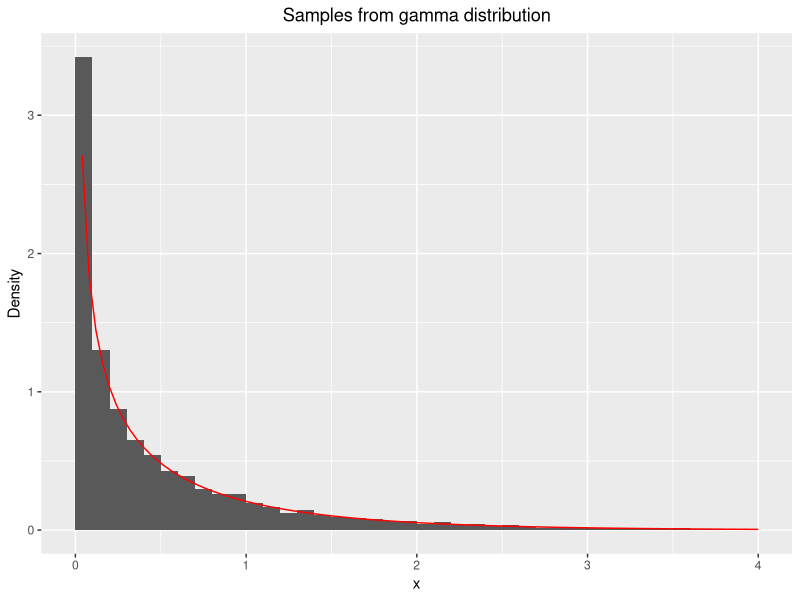
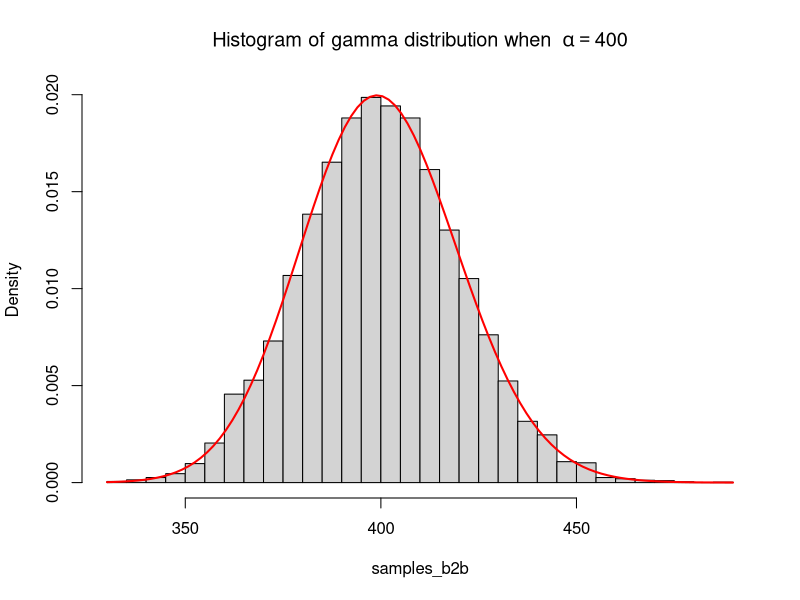
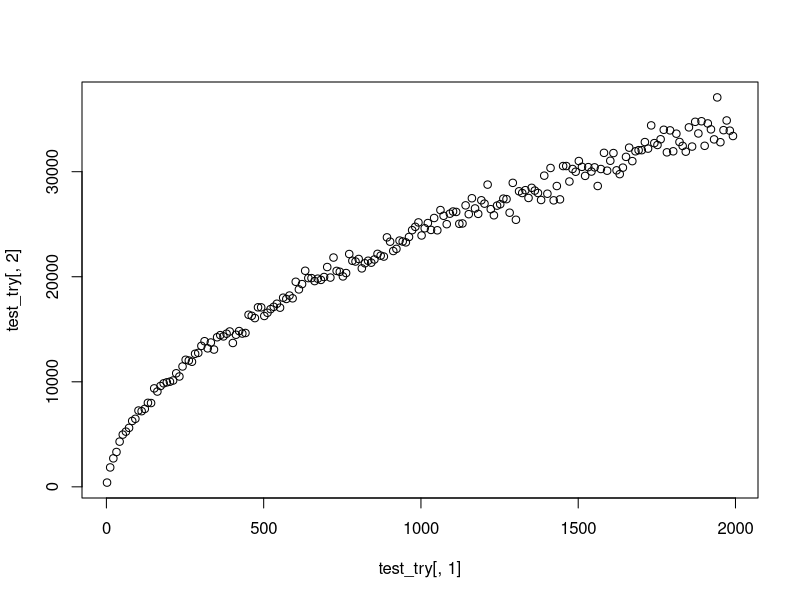
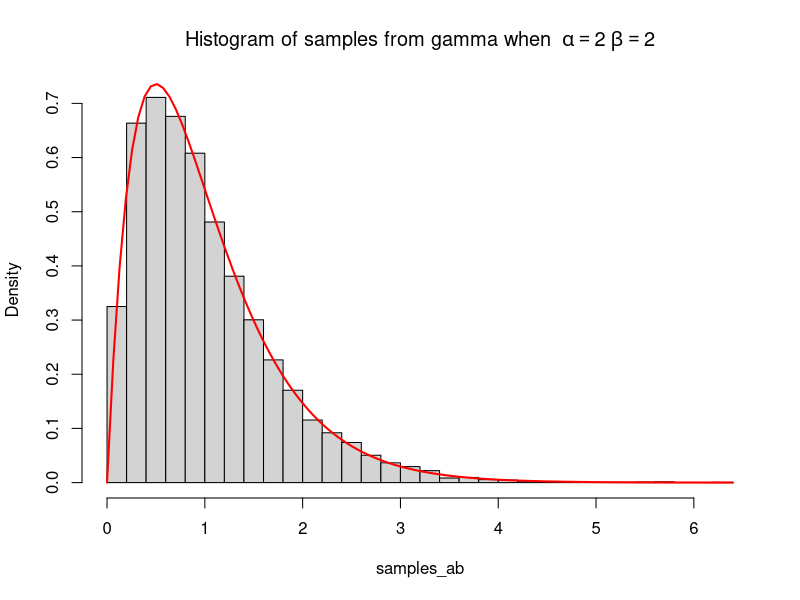
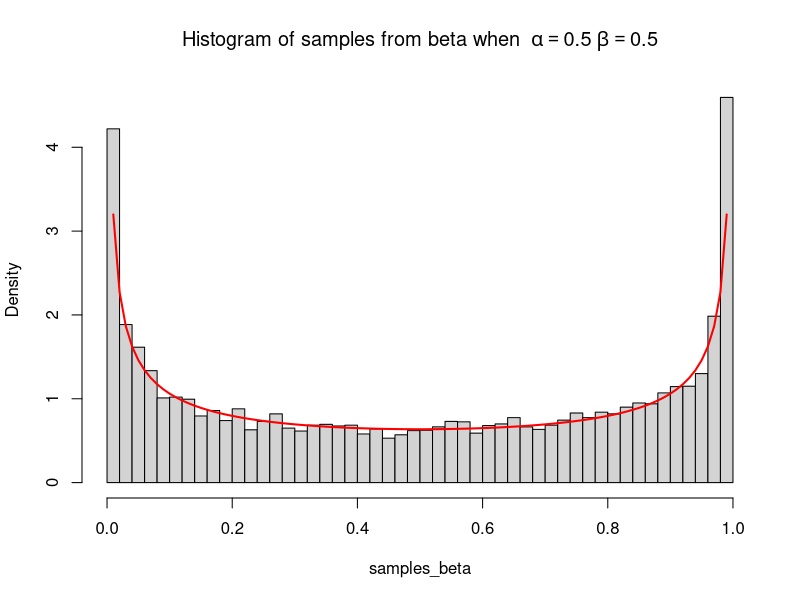

Write R code to recreate these figures, in order.
## ---- chunk 1
# f_b1 returns the value of f in this exercise, a gamma distribution
f_b1 <- function(alpha, x) {
  gamma = (1/gamma(alpha))*x^(alpha-1)*exp(-x)
  return((gamma)*(x>0))
}

# Delete this before the files are merges, only for help 
# alpha: parameter alpha
# n: number of samples to generate
# dist1 returns a vector of random numbers from the distribution g
dist1 <- function(alpha, n) {
   u <- runif(n)
   L = u<ca(alpha)/alpha
   res = c(1:n)*0
   res[L] = (u[L]*alpha/ca(alpha))^(1/alpha)
   res[!L] = -log((1-u[!L])/ca(alpha))
   return(list(res,u))
}

# g_test is the theoretical function to test the algorithm with 
g_test = function(alpha, x) {
  res = c(1:length(x))*0
  L = x<1&x>0
  res[L] = ca(alpha)*x[L]^(alpha-1)
  res[!L] = ca(alpha)*exp(-x[!L])
  return (res)
}

# ca: normalizing constant
ca <- function(alpha) {
  return(exp(1)*alpha/(exp(1)+alpha))
}

# acceptance_criterion returns the alpha to accept/reject in rejection sampling
acceptance_criterion <- function(alpha, x) {
  const = (exp(1)+alpha)/(gamma(alpha)*exp(1)*alpha)
  alpha = f_b1(alpha, x)/(const*g_test(alpha, x))
  return(alpha)
}

# rejection_b generates samples from f by rejection sampling
# n: number of samples to generate
# alpha: shape parameter 
rejection_b <- function(alpha, n) {
  out = 1:n
  
  for (i in 1:n) {
    finished = 0
    while(finished==0) {
      u = runif(1)
      x = dist1(alpha, 1)[[1]]
      acceptance = acceptance_criterion(alpha, x)
      if(u <= acceptance) {
        out[i] = x
        finished = 1
      }
    }
  }
  return(out)
}


# f_testb is the theoretical function to test the algorithm with 
f_testb = function(x, alpha) {
  gamma = (1/gamma(alpha))*x^(alpha-1)*exp(-x)
  return((gamma)*(x>0))
}

n = 10000
alpha = 0.5

library(ggplot2)
samples_b1 <- rejection_b(alpha, n)
x <- seq(0,4,0.001)
data_b1 <- data.frame("samples_b1"=samples_b1)
ggplot(data=data_b1, aes(data_b1$samples_b1)) +
geom_histogram(aes(y=..density..), breaks = seq(0, 4, by = 0.1)) +theme(plot.title = element_text(hjust = 0.5))+
xlim(c(0,4)) + labs(title="Samples from gamma distribution", x="x", y="Density") +
stat_function(fun = f_testb, args = list(alpha), color = "red")

## ---- chunk 2
n <- 10000
# f_gamma the kernel of a gamma function
f_gamma <- function(x, alpha){
  return (x^(alpha - 1 )*exp(-x)*(x>0))
}

alpha <- 400

# gamma_b2b2 samples from gamma distribution with large alpha
gamma_b2b2 <- function(alpha, n){
  x = 1:n
  loga = 0.5*((alpha-1)*log(alpha-1)+(1-alpha))
  logb = 0.5*((alpha+1)*log(alpha+1)-1-alpha)
  trials = 1
  
  for (i in 1:n){
    logx1 = loga + log(runif(1))
    logx2 = logb + log(runif(1))
    f_condition = 0.5*((alpha-1)*(logx2-logx1)-exp(logx2-logx1))
    while(logx1 > f_condition){
    logx1 = loga + log(runif(1))
    logx2 = logb + log(runif(1))
    f_condition = 0.5*((alpha-1)*(logx2-logx1)-exp(logx2-logx1))
    trials = trials + 1
    }
    
     x[i] = exp(logx2-logx1)
  }
  return(cbind(x, trials-1))
}


samples_b2b = gamma_b2b2(alpha, n)[,1]
hist(samples_b2b, breaks = 40, freq = FALSE, main = bquote("Histogram of gamma distribution when "~alpha == .(alpha)))
curve(dgamma(x, alpha, 1), col = "red", lwd = 2, add=TRUE)

test_tries <- function(n) {
  alpha = seq(2,2000,10)
  tryvector = 1:length(alpha)
  for (i in 1:length(alpha)) {
    tries = gamma_b2b2(alpha[i], n)[,2][1]
    tryvector[i] = tries
  }
  return(cbind(alpha, tryvector))
  
}

test_try = test_tries(1000)

plot(test_try[,1], test_try[,2])

## ---- chunk 3
# Delete this before merging the files, only for help
# n: number of samples to generate
# rate: the rate
# expdist returns a vector with generated random numbers from exponential distribution
expdist <- function(rate, n) {
   u <- runif(n)
   x <-  -log( (1/rate)*( 1 - u))/rate
   list = list(x, u)
   return(list)
}

# gammaab samples from the gamma distribution for all values of alpha and beta > 0 
gammaab <- function(alpha, beta, n) {
  if(alpha>0&&alpha<1) {
    X = rejection_b(alpha, n)/beta
  }
  else if(alpha==1) {
    X = expdist(1, n)[[1]]
  }
  else if (alpha>1) {
    X = gamma_b2b2(alpha,n)[,1]
  }
  else {
    print("alpha not valid")
    return(0)
  }
  Y = X/beta
  return(Y)
}

# theoretical_gamma is the theoretical function to test the algorithm with for alpha, beta > 0
theoretical_gamma = function(x, alpha, beta) {
  gamma = ((beta^alpha)/gamma(alpha))*x^(alpha-1)*exp(-beta*x)
  return((gamma)*(x>0))
}

alpha = 2
beta = 2
n = 10000

samples_ab <- gammaab(alpha, beta, n)
hist(samples_ab, breaks = 40, freq = FALSE, main = bquote("Histogram of samples from gamma when "~alpha == .(alpha) ~beta ==.(beta)))
curve(theoretical_gamma(x, alpha, beta), col = "red", lwd = 2, add=TRUE)

## ---- chunk 4
# sample_beta samples from beta(alpha, beta) distribution 
# n: number of samples
sample_beta <- function(alpha, beta, n) {
  x = gammaab(alpha, 1, n)
  y = gammaab(beta, 1, n)
  z = x/(x+y)
  return(z)
}

alpha = 0.5
beta = 0.5
n = 10000
samples_beta <- sample_beta(alpha, beta, n)
hist(samples_beta, breaks = 40, freq = FALSE, main = bquote("Histogram of samples from beta when "~alpha == .(alpha) ~beta ==.(beta)))
curve(dbeta(x, alpha, beta), col = "red", lwd = 2, add=TRUE)

